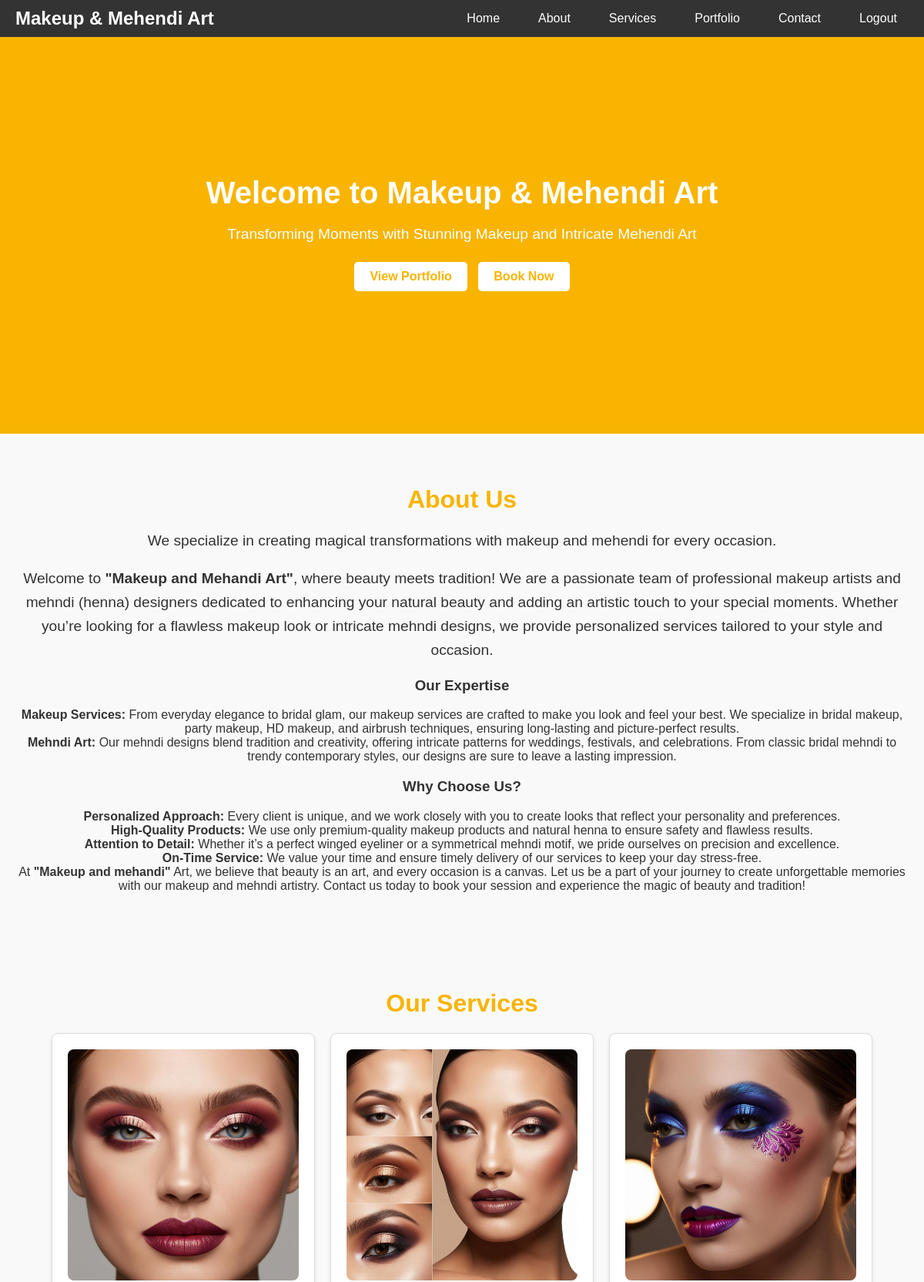
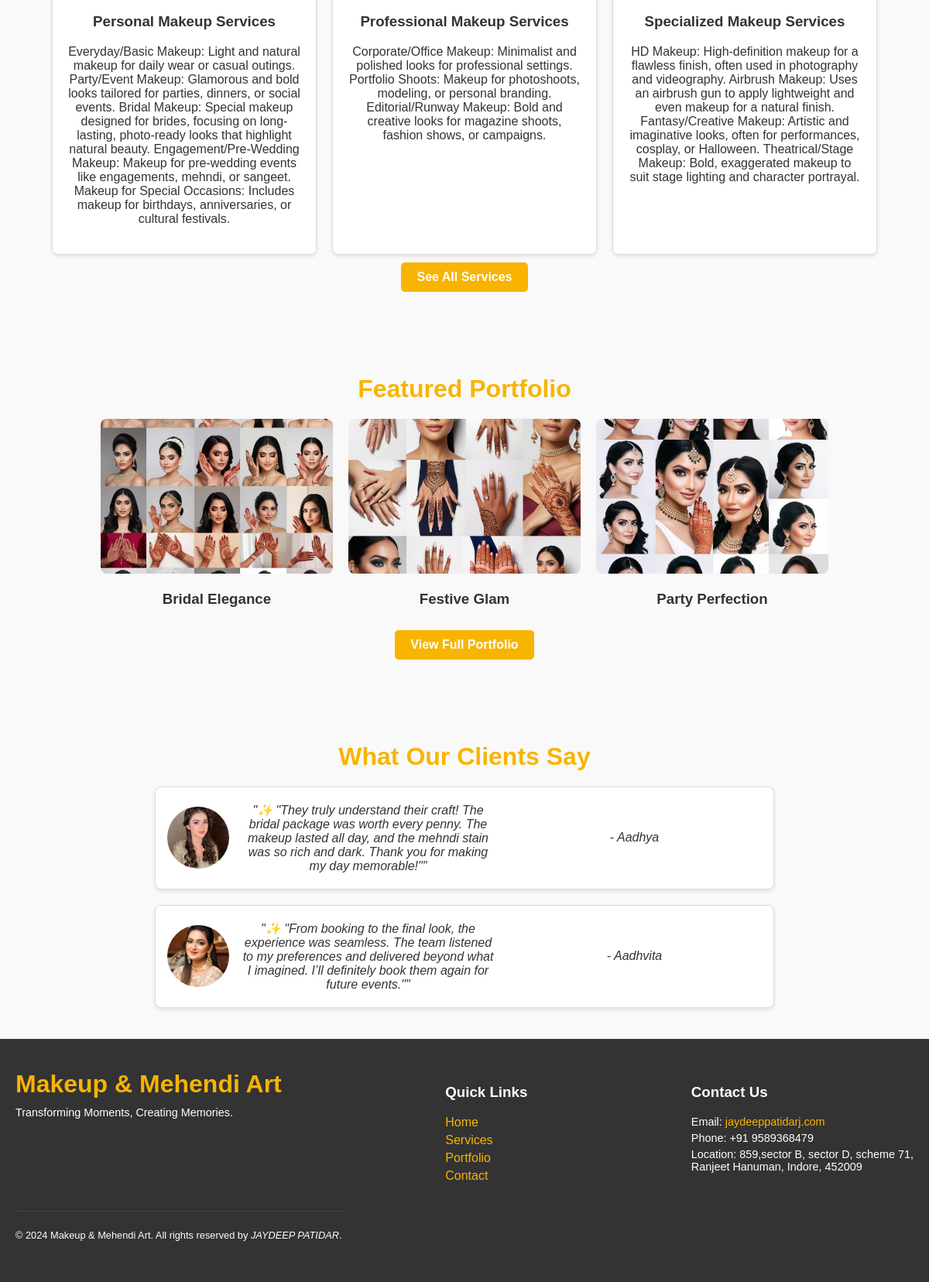
The app's page /home/ (signed in) with its own data (2 pictures, top to bottom).
### home/models.py (models this page shows, shortened)
class Service(models.Model):
    title = models.CharField(max_length=100)
    description = models.TextField()
    image = models.ImageField(upload_to='services/')

class Portfolio(models.Model):
    title = models.CharField(max_length=100)
    image = models.ImageField(upload_to='portfolio/')
    description = models.TextField(blank=True, null=True)
    created_at = models.DateTimeField(auto_now_add=True)

class Testimonial(models.Model):
    client_name = models.CharField(max_length=100)
    content = models.TextField()
    image = models.ImageField(upload_to='testimonials/', blank=True, null=True)
    created_at = models.DateTimeField(auto_now_add=True)

### home/views.py (the view)
# urls.py: path('home/', views.home_view, name='home'),  # Home page
@login_required
def home_view(request):
    services = Service.objects.all()[:3]  # Top 3 services
    portfolio_items = Portfolio.objects.all()[:6]  # Top 6 portfolio items
    testimonials = Testimonial.objects.all()[:3]  # Top 3 testimonials
    context = {
        'services': services,
        'portfolio_items': portfolio_items,
        'testimonials': testimonials,
    }
    return render(request, 'home.html', context)

### home/templates/home.html (shortened to what this page needs)
{% load static %}
<!DOCTYPE html>
<html lang="en">
<head>
    <link rel="stylesheet" href="{% static 'home.css' %}">
</head>
<body>
   {% include 'navbar.html' %}
    <header class="hero">
        <h1>Welcome to Makeup & Mehendi Art</h1>
        <p>Transforming Moments with Stunning Makeup and Intricate Mehendi Art</p>
        <a href="/portfolio/" class="btn">View Portfolio</a>
        <a href="/booking/" class="btn">Book Now</a>
    </header>
    <div id="about">
    <section class="about">
        <h2>About Us</h2>
        <p>We specialize in creating magical transformations with makeup and mehendi for every occasion.</p>
        <p> Welcome to <b>"Makeup and Mehandi Art"</b>, where beauty meets tradition!
            We are a passionate team of professional makeup artists and mehndi (henna) designers dedicated to enhancing
            your natural beauty and adding an artistic touch to your special moments. Whether you’re looking for a
            flawless makeup look or intricate mehndi designs, we provide personalized services tailored to your style
            and occasion.
        <h3>Our Expertise</h3>
        <b>Makeup Services:</b> From everyday elegance to bridal glam, our makeup services are crafted to make you look
        and feel your best. We specialize in bridal makeup, party makeup, HD makeup, and airbrush techniques, ensuring
        long-lasting and picture-perfect results. <br>
        <b>Mehndi Art:</b> Our mehndi designs blend tradition and creativity, offering intricate patterns for weddings,
        festivals, and celebrations. From classic bridal mehndi to trendy contemporary styles, our designs are sure to
        leave a lasting impression. <br>
        <h3>Why Choose Us?</h3>
        <b>Personalized Approach:</b> Every client is unique, and we work closely with you to create looks that reflect
        your personality and preferences. <br>
        <b>High-Quality Products:</b> We use only premium-quality makeup products and natural henna to ensure safety and
        flawless results. <br>
        <b>Attention to Detail:</b> Whether it’s a perfect winged eyeliner or a symmetrical mehndi motif, we pride
        ourselves on precision and excellence. <br>
        <b>On-Time Service:</b> We value your time and ensure timely delivery of our services to keep your day
        stress-free. <br>
        At <b>"Makeup and mehandi"</b> Art, we believe that beauty is an art, and every occasion is a canvas. Let us be
        a part of your journey to create unforgettable memories with our makeup and mehndi artistry.
        Contact us today to book your session and experience the magic of beauty and tradition!
        </p>
    </section>
</div>
    <section class="services">
        <h2>Our Services</h2>
        <div class="service-list">
            {% for service in services %}
            <div class="service-item">
                <img src="{{ service.image.url }}" alt="{{ service.title }}">
                <h3>{{ service.title }}</h3>
                <p>{{ service.description }}</p>
            </div>
            {% endfor %}
        </div>
        <a href="/services/" class="btn">See All Services</a>
    </section>
    <section class="portfolio">
        <h2>Featured Portfolio</h2>
        <div class="portfolio-gallery">
            {% for item in portfolio_items %}
            <div class="portfolio-item">
                <img src="{{ item.image.url }}" alt="{{ item.title }}">
                <h3>{{ item.title }}</h3>
            </div>
            {% endfor %}
        </div>
        <a href="/portfolio/" class="btn">View Full Portfolio</a>
    </section>
    <section class="testimonials">
        <h2>What Our Clients Say</h2>
        <div class="testimonial-list">
            {% for testimonial in testimonials %}
            <div class="testimonial-item">
                {% if testimonial.image %}
                <img src="{{ testimonial.image.url }}" alt="{{ testimonial.client_name }}">
                {% endif %}
                <p>"{{ testimonial.content }}"</p>
                <p>- {{ testimonial.client_name }}</p>
            </div>
            {% endfor %}
        </div>
    </section>
    {% include 'footer.html' %}
</body>
</html>

### home/templates/navbar.html (shortened to what this page needs)
{% load static %}
<!DOCTYPE html>
<html lang="en">
<head>
    <link rel="stylesheet" href="{% static 'navbar.css' %}">
</head>
<body>
    <nav class="navbar">
        <a href="#" class="brand">Makeup & Mehendi Art</a>
        <ul class="navbar-links">
            <li><a href="/home/">Home</a></li>
            <li><a href="/home/#about">About</a></li>
            <li><a href="/services/">Services</a></li>
            <li><a href="/portfolio/">Portfolio</a></li>
            <li><a href="/contact/">Contact</a></li>
            <li>
                {% if user.is_authenticated %}
                <a href="{% url 'logout' %}" class="">Logout</a>
                {% else %}
                <a href="{% url 'login' %}" class="">Login</a>
                {% endif %}
            </li>
        </ul>
    </nav>
</body>
</html>

### home/templates/footer.html (shortened to what this page needs)
{% load static %}
<!DOCTYPE html>
<html lang="en">
<head>
    <link rel="stylesheet" href="{% static 'footer.css' %} ">
</head>
<body>
    <footer class="footer">
        <div class="container">
            <div class="footer-content">
                <div class="footer-brand">
                    <h2>Makeup & Mehendi Art</h2>
                    <p>Transforming Moments, Creating Memories.</p>
                </div>
                <div class="footer-links">
                    <h3>Quick Links</h3>
                    <ul>
                        <li><a href="/home">Home</a></li>
                        <li><a href="/services">Services</a></li>
                        <li><a href="/portfolio">Portfolio</a></li>
                        <li><a href="/contact">Contact</a></li>
                    </ul>
                </div>
                <div class="footer-contact">
                    <h3>Contact Us</h3>
                    <p>Email: <a href="gmailto:jaydeeppatidarj@gmail.com">jaydeeppatidarj.com</a></p>
                    <p>Phone: +91 9589368479</p>
                    <p>Location: 859,sector B, sector D, scheme 71,<br> Ranjeet Hanuman, Indore, 452009</p>
                </div>
            </div>
            <div class="footer-bottom">
                <p>&copy; 2024 Makeup & Mehendi Art. All rights reserved by <i>JAYDEEP PATIDAR</i>.</p>
            </div>
        </div>
    </footer>
</body>
</html>

### public/static/home.css (style rules this page uses)
body { font-family: Arial, sans-serif; margin: 0; padding: 0; color: #333; background-color: #f9f9f9; }
.hero { background: #f8b400; color: white; text-align: center; padding: 180px 150px; }
.hero h1 { margin: 0; font-size: 2.5rem; }
.hero p { font-size: 1.2rem; margin: 20px 0; }
.hero .btn { text-decoration: none; background: white; color: #f8b400; padding: 10px 20px; margin: 5px; border-radius: 5px; font-weight: bold; display: inline-block; }
section { padding: 40px 20px; text-align: center; }
h2 { font-size: 2rem; margin-bottom: 20px; color: #f8b400; }
.container { max-width: 1200px; margin: 0 auto; }
.about p { font-size: 1.2rem; line-height: 1.6; }
.service-list { display: flex; justify-content: center; gap: 20px; flex-wrap: wrap; }
.service-item { width: 300px; text-align: center; background: white; border: 1px solid #ddd; border-radius: 8px; padding: 20px; box-shadow: 0 2px 5px rgba(0, 0, 0, 0.1); }
.service-item img { max-width: 100%; height: auto; border-radius: 8px; }
.service-item h3 { margin-top: 15px; color: #333; }
.portfolio-gallery { display: flex; gap: 20px; justify-content: center; flex-wrap: wrap; }
.portfolio-item img { width: 300px; height: 200px; object-fit: cover; border-radius: 8px; }
.testimonial-list { display: flex; flex-direction: column; gap: 20px; max-width: 800px; margin: 0 auto; }
.testimonial-item { background: white; border: 1px solid #ddd; padding: 15px; border-radius: 8px; box-shadow: 0 2px 5px rgba(0, 0, 0, 0.1); display: flex; align-items: center; gap: 15px; }
.testimonial-item img { width: 80px; height: 80px; border-radius: 50%; object-fit: cover; }
.testimonial-item p { margin: 5px 0; font-style: italic; flex: 1; }
.btn { display: inline-block; background-color: #f8b400; color: white; text-decoration: none; font-size: 1rem; font-weight: bold; padding: 10px 20px; border-radius: 5px; transition: all 0.3s ease; margin-top: 10px; }

### public/static/navbar.css (style rules this page uses)
.navbar { background: #333; color: white; padding: 10px 20px; position: sticky; top: 0; z-index: 1000; display: flex; align-items: center; justify-content: space-between; }
.navbar .brand { font-size: 1.5rem; text-decoration: none; color: white; font-weight: bold; margin-right: left; }
.navbar { display: flex; align-items: center; justify-content: space-between; background: #333; padding: 10px 20px; position: sticky; top: 0; z-index: 1000; }
.brand { color: white; font-size: 1.5rem; text-decoration: none; font-weight: bold; }
.navbar-links { display: flex; gap: 20px; list-style: none; margin: 0; padding: 0; }
.navbar-links a { color: white; text-decoration: none; padding: 8px 15px; border-radius: 5px; transition: background-color 0.3s ease; }

### public/static/footer.css (style rules this page uses)
.footer { background-color: #333; color: white; padding: 40px 20px; }
.footer .container { max-width: 1200px; margin: 0 auto; display: flex; justify-content: space-between; flex-wrap: wrap; }
.footer-content { display: flex; justify-content: space-between; width: 100%; flex-wrap: wrap; gap: 20px; }
.footer-brand h2 { margin: 0; color: #f8b400; }
.footer-brand p { font-size: 0.9rem; margin-top: 10px; }
.footer-links ul { list-style: none; padding: 0; }
.footer-links li { margin: 5px 0; }
.footer-links a { text-decoration: none; color: #f8b400; transition: color 0.3s; }
.footer-contact p { margin: 5px 0; font-size: 0.9rem; }
.footer-contact a { color: #f8b400; text-decoration: none; }
.footer-bottom { text-align: center; margin-top: 20px; font-size: 0.8rem; border-top: 1px solid #444; padding-top: 10px; }

### records on screen
Service: image (picture), title "Personal Makeup Services", description "Everyday/Basic Makeup: Light and natural makeup for daily wear or casual outings. Party/Event Makeup: Glamorous and bold looks tailored for parties, dinners, or social events. Bridal Makeup: Special makeup designed for brides, focusing on long-lasting, photo-ready looks that highlight natural beauty. Engagement/Pre-Wedding Makeup: Makeup for pre-wedding events like engagements, mehndi, or sangeet. Makeup for Special Occasions: Includes makeup for birthdays, anniversaries, or cultural festivals."
Service: image (picture), title "Professional Makeup Services", description "Corporate/Office Makeup: Minimalist and polished looks for professional settings. Portfolio Shoots: Makeup for photoshoots, modeling, or personal branding. Editorial/Runway Makeup: Bold and creative looks for magazine shoots, fashion shows, or campaigns."
Service: image (picture), title "Specialized Makeup Services", description "HD Makeup: High-definition makeup for a flawless finish, often used in photography and videography. Airbrush Makeup: Uses an airbrush gun to apply lightweight and even makeup for a natural finish. Fantasy/Creative Makeup: Artistic and imaginative looks, often for performances, cosplay, or Halloween. Theatrical/Stage Makeup: Bold, exaggerated makeup to suit stage lighting and character portrayal."
Portfolio: image (picture), title "Bridal Elegance"
Portfolio: image (picture), title "Festive Glam"
Portfolio: image (picture), title "Party Perfection"
Testimonial: image (picture), content "✨ \"They truly understand their craft! The bridal package was worth every penny. The makeup lasted all day, and the mehndi stain was so rich and dark. Thank you for making my day memorable!\"", client_name "Aadhya"
Testimonial: image (picture), content "✨ \"From booking to the final look, the experience was seamless. The team listened to my preferences and delivered beyond what I imagined. I’ll definitely book them again for future events.\"", client_name "Aadhvita"
